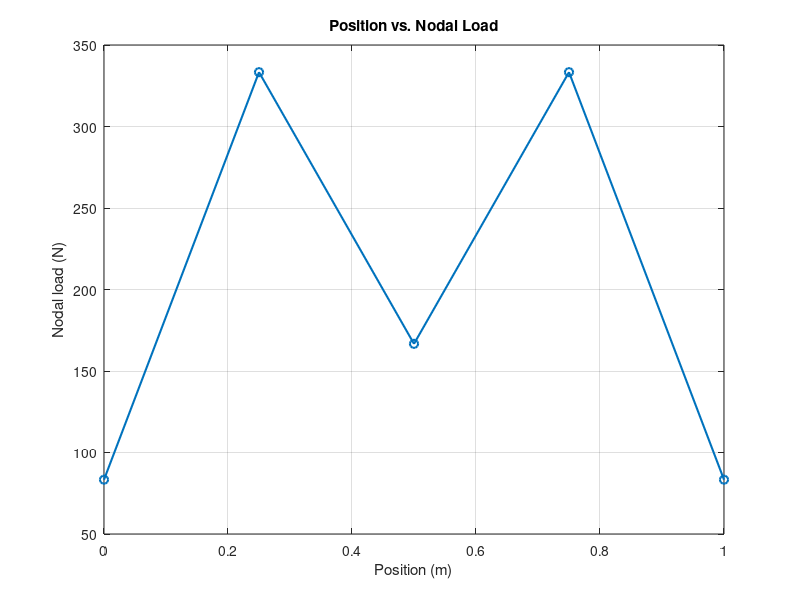
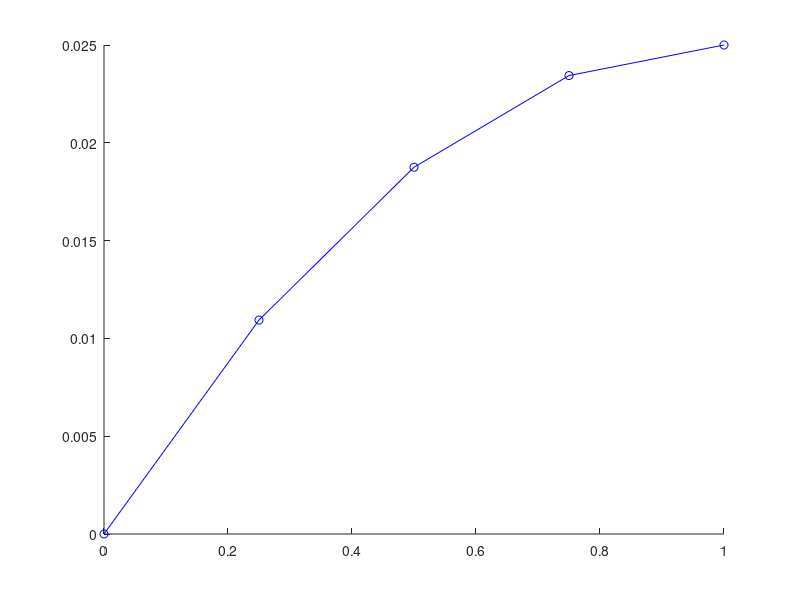

MATLAB code to generate these figures, in order: (Note: this script raises an error after producing the figures.)
clear;
clc;
close all;

% Problem statement: solve the unifrom bar with a distributed axial load,
% using quadratic elements and gaussian quadrature. left end is fixed

%parameters
L = 1;      % bar length m
E = 200e9;  %youngs modulus Pa
A = 100e-6; % cross sectional area m^2
q = 1000;   % Axial distributed load N/m

% Mesh: 2 elements
nElem = 2;
nNode = 2*nElem +1;
x = linspace(0,L,nNode);

% local node order: 
elements = [1 2 3;
            3 4 5];
% Two-point Gaussian Quadrature: 2 degree polynomial
gaussWeights = [1 1];
gaussPoints = [-1/sqrt(3) 1/sqrt(3)];

% Initialize global matrix
K = zeros(nNode,nNode);
F = zeros(nNode,1);

% Element integration and assembly
for e = 1:nElem
    nodes = elements(e, :);

    % Element coordinates as a column vector
    xe = x(nodes).';
    ke = zeros(3, 3);
    fe = zeros(3,1);

    for g = 1: length(gaussPoints)
        xi = gaussPoints(g);
        weight = gaussWeights(g);
        % quadratic shape function
        N = [0.5*xi*(xi-1), 1-xi^2, 0.5*xi*(xi+1)];

        % derivatives with respect to natural coordinate xi
        dN_dxi = [(xi-0.5), -2*xi, (xi+0.5)];

        % Jacobian dx/dxi
        J = dN_dxi * xe;

        % Derivatives with respect to physical coordinate x
        B = dN_dxi / J;
        
        % Add this gauss point's contribution
        ke = ke + (B.' * E * A * B) * J* weight;
        fe = fe + (N.' * q) * J * weight;
    end

    % Assemble into the global system
    K(nodes, nodes) = K(nodes, nodes) + ke;
    F(nodes) = F(nodes) + fe;
end

% Boundary conditions and sulution
u = zeros(nNode, 1);
fixed = 1;
free = setdiff(1:nNode, fixed);
u(free) = K(free, free) \ F(free);
R = K*u - F

% Analytical Solution at the nodes
u_exact = (q/(E*A))* (L*x - x.^2/2);

disp('Applied equivalent Nodal loads,(N) : ');
disp(F.');

disp('FEM Computed displacements, u (mm): ');
disp(u.');

disp('Analytical displacements, u_exact: ');
disp(u_exact.'*1000);

fprintf('Total applied load = %0.3f N\n', sum(F));
fprintf('Support reaction = %0.3f N\n', R(1));  

figure;
plot(x, F, '-o', 'LineWidth', 1.5);
xlabel('Position (m)');
ylabel('Nodal load (N)');
title('Position vs. Nodal Load');
grid on;
figure;
plot(x, u * 1000, 'bo-', LineWidth= 1.5, DisplayName= sprintf('FEM'));
hold on;
plot(x, u_exact * 1000, 'r--', 'LineWidth', 1.5, 'DisplayName', 'Analytical');
xlabel('Position (m)');
ylabel('Displacement (mm)');
title('FEM vs. Analytical Displacement');
legend('Location', 'best');
grid on;
hold off;
% Exact solution using dsolve
syms  u(x); % x no became symbol not variable.
syms E A L q positive; %same here, symbols
% governing equation
ODE = E*A*diff(u,x,2)+q == 0;
du = diff(u,x);
BC = [u(0) == 0, du(L) == 0];
uSol = simplify(dsolve(ODE, BC));
disp(uSol);
x_nodes = linspace(0, 1, nNode);
uSol_expr = formula(uSol);
uSol_nodes = subs(uSol_expr, x, x_nodes);
uSol_nodes = subs(uSol_nodes, {L, A, E, q}, {1, 100e-6, 200e9, 1000});
uSol_nodes = double(uSol_nodes);

disp('Analytical solution at each node (mm):');
disp(uSol_nodes.'*1000);
figure;
plot(x_nodes, uSol_nodes * 1000, 'ro', 'LineWidth', 1.5, 'DisplayName', 'Analytical');
hold on;
